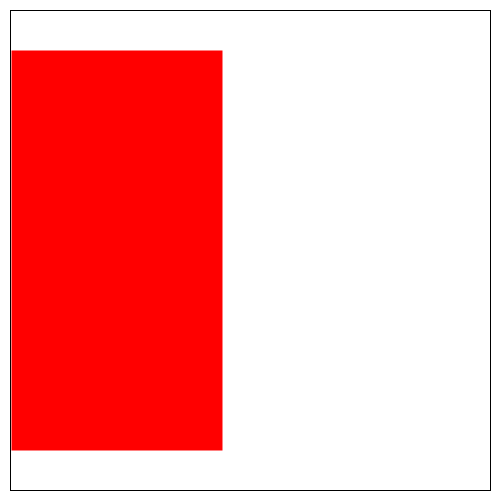
Frame 1 (no input)
Frame 60 (the mouse pressed at the canvas centre just before this capture): identical to frame 1, image omitted
Frame 120 (the mouse held since frame 60 and released just before this capture): identical to frame 1, image omitted

The Processing sketch that drew this single still picture (run headless with seeded random() and noise(); from frame 60 on, the mouse is pressed at the canvas centre):

// Processing sketch: processing_126869
// ── processing_126869.pde

/* This program draws a black outlined square with a 
 red horizontal line from the midpoint of the left 
 side toward the middle of the right side using limited set of
 Processing functions
 Created by Olaf Keller
 */

void setup() { 
  size (500, 500);
  background(255);
}

void draw() {
  //squere
  stroke(0);
  strokeWeight(1);
  rect(10, 10, 480, 480);

  //line
  stroke(255, 0, 0);
  strokeWeight(400);
  strokeCap(SQUARE);
  line(11, height/2, 222, height/2);
}
